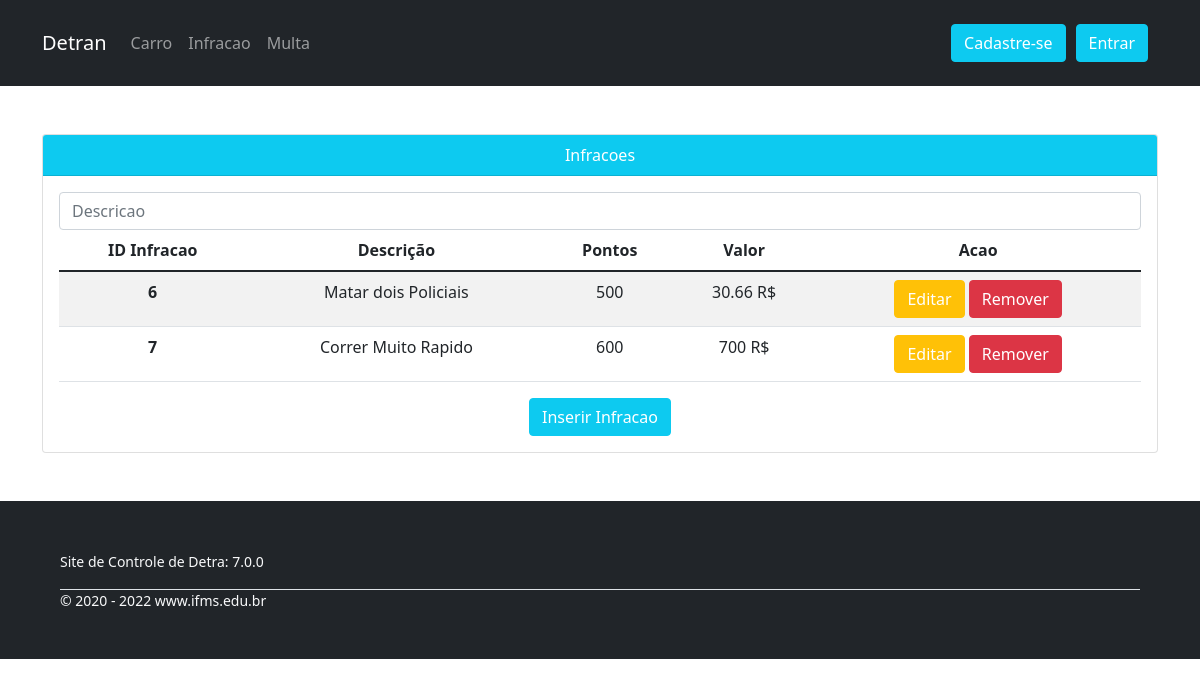
The page /infracoes/ on the database its author committed.
### tables this page shows
CREATE TABLE `tb_infracao` (
  `idtb_infracao` int(10) UNSIGNED NOT NULL,
  `descricao` varchar(200) NOT NULL,
  `pontos` int(11) NOT NULL,
  `valor` double NOT NULL
);

### app/Controllers/Infracoes.php (called while the page is built, shortened)
<?php
class Infracoes extends Controller
{
    private $infracaoServer;
    public function __construct()
    {
        $this->infracaoServer = $this->server('Infracao');
    }
    public function index()
    {
        $dados = $this->infracaoServer->getAllInfracoes();
        $this->view('paginas/viewInfracao', $dados);
    }
}

### app/Libraries/Rota.php (called while the page is built, shortened)
<?php
    class Rota{
        private $metodo = 'index';
        public function __construct(){
            $url = $this->url();
            unset($url[0]);
            $this->controlador = new $this->controlador;
            $this->parametros = $url ? array_values($url) : [];
            call_user_func_array([$this->controlador, $this->metodo], $this->parametros);
        }
        private function url(){
            $url = filter_input(INPUT_GET, 'url', FILTER_SANITIZE_URL);
            if(isset($url)):
                $url = trim(rtrim($url, '/'));
                $url = explode('/', $url);
                return $url;
            endif;
        }
    }
?>

### app/Libraries/Database.php (called while the page is built, shortened)
<?php
    class Database{
        private $host = 'localhost';
        private $user = 'root';
        private $senha = '';
        private $base = 'detran';
        private $porta = '3306';
        private $dbh;
        private $stmt;
        public function __construct(){
            $dsn = "mysql:host=".$this->host.";port=".$this->porta.";dbname=".$this->base;
            $opcoes = [
                PDO::ATTR_PERSISTENT => true,
                PDO::ATTR_ERRMODE => PDO::ERRMODE_EXCEPTION
            ];
            try {
                $this->dbh = new PDO($dsn, $this->user, $this->senha, $opcoes);
            } catch (PDOException $e) {
                print "Error!: " . $e->getMessage() . "<br/>";
                die();
            }
        }
        public function query($sql){
            $this->stmt = $this->dbh->prepare($sql);
        }
        public function executar(){
            return $this->stmt->execute();
        }
        public function resultados(){
            $this->executar();
            return $this->stmt->fetchALL(PDO::FETCH_OBJ);
        }
    }
?>

### app/Servers/serverInfracao.php (called while the page is built, shortened)
<?php
class serverInfracao extends Controller
{
    private $db;
    public function __construct()
    {
        $this->db = new Database();
    }
    public function getAllInfracoes()
    {
        $this->db->query("SELECT * FROM `tb_infracao`");
        return $this->db->resultados();
    }
}

### app/Views/paginas/viewInfracao.php (the view, shortened to what this page needs)
<div class="container py-5 text-center">
    <div class="card">
        <div class="card-header bg-info text-white">
            Infracoes
        </div>
        <div class="card-body">
            <form action="<?= URL ?>/infracoes/search" class="form-inline my-2 my-md-0" method="POST">
                <input name="descricao" class="form-control" placeholder="Descricao">
            </form>
            <table class="table table-striped">
                <thead>
                    <tr>
                        <th scope="col">ID Infracao</th>
                        <th scope="col">Descrição</th>
                        <th scope="col">Pontos</th>
                        <th scope="col">Valor</th>
                        <th scope="col">Acao</th>
                    </tr>
                </thead>
                <tbody>
                    <?php foreach ($dados as $infracao) : ?>
                        <tr>
                            <th scope="row"><?= $infracao->idtb_infracao ?></th>
                            <td><?= $infracao->descricao ?></td>
                            <td><?= $infracao->pontos ?></td>
                            <td><?= $infracao->valor." R$" ?></td>
                            <td>
                                <a class="btn btn-warning text-white" href="<?= URL ?>/infracoes/edit/<?= $infracao->idtb_infracao ?>">Editar</a>
                                <a class="btn btn-danger" href="<?= URL ?>/infracoes/remove/<?= $infracao->idtb_infracao ?>">Remover</a>
                            </td>
                        </tr>
                    <?php endforeach ?>
                </tbody>
            </table>
            <a class="btn btn-info btn-block text-white" href="<?= URL ?>/infracoes/insert">Inserir Infracao</a>
        </div>
    </div>
</div>

### public/index.php (shortened to what this page needs)
<!DOCTYPE html>
<html lang="pt-br">
<head>
    <?php include(PUBLICO.'\css\bootstrapCss.php'); ?>
    <link href="../public/css/container.css" rel="stylesheet">
</head>
<body>
    <?php
        include(APP.'\Views\cabecalho.php');
        $rotas = new Rota();
        include(APP.'\Views\rodape.php');
    ?>
</body>
</html>

### public/css/bootstrapCss.php
<link href="https://cdn.jsdelivr.net/npm/bootstrap@5.1.3/dist/css/bootstrap.min.css" rel="stylesheet">

### app/Views/cabecalho.php (shortened to what this page needs)
<header class="bg-dark" id="topo">
    <div class="container">
        <nav class="navbar navbar-expand-sm navbar-dark">
            <a class="navbar-brand" href="<?= URL ?>">Detran</a>
            <div class="collapse navbar-collapse" id="navbarSupportedContent">
                <ul class="navbar-nav mr-auto">
                    <li class="nav-item">
                        <a class="nav-link" href="<?=URL?>/carros/" data-tooltip="tooltip" title="Carro">Carro</a>
                    </li>
                    <li class="nav-item">
                        <a class="nav-link" href="<?=URL?>/infracoes/" data-tooltip="tooltip" title="Infracao">Infracao</a>
                    </li>
                    <li class="nav-item">
                        <a class="nav-link" href="<?=URL?>/multas/" data-tooltip="tooltip" title="Multa">Multa</a>
                    </li>
                </ul>
                <?php if(isset($_SESSION['usuario_id'])):?>
                    <span class="navbar-text" id="login">
                        <p>Olá, <?=$_SESSION['usuario_nome']?></p>
                        <a class="btn btn-sm btn-danger" href="<?= URL ?>/Usuarios/sair" data-tooltip="tooltip" title="Sair do sistema">Sair</a>
                    </span>
                <?php else: ?>
                <span class="navbar-text" id = "cadastrar">
                    <a class="btn btn-info" href="<?= URL ?>/Usuarios/cadastrar" data-tooltip="tooltip" title="Não tem uma conta? Cadastre-se">Cadastre-se</a>
                    <a class="btn btn-info" href="<?= URL ?>/Usuarios/login" data-tooltip="tooltip" title="Tem uma conta? Faça login">Entrar</a>
                </span>
                <?php endif;?>
            </div>
        </nav>
    </div>
</header>

### app/Libraries/Controller.php (shortened to what this page needs)
<?php
    class Controller{
        public function model($model){
            return new $model;
        }
        public function server($server){
            $server = 'server'.$server;
            return new $server;
        }
        public function view($view, $dados=[]){
            $arquivo = '../app/Views/'.$view.'.php';
            if(file_exists($arquivo)):
                require_once $arquivo;
            else:
                die("O arquivo de view não existe!!!");
            endif;
        }
    }
?>

### app/Views/rodape.php (shortened to what this page needs)
<footer class="bg-dark p-5 text-light" id="rodape">
    <div class="container">
        <small>
            Site de Controle de Detra: <?= APP_VERSAO ?>
            <div class="border-top mt-3">
                &COPY; 2020 - <?= date('Y') ?> www.ifms.edu.br
            </div>
        </small>
    </div>
</footer>

### public/css/container.css (style rules this page uses)
body { margin: 0; width: 100%; }

### app/Views/cabecalho.php (style rules this page uses)
#login, #cadastrar { display: flex; position: absolute; right: 0; }
#cadastrar a { margin-right: 10px; height: 100%; }
#topo { padding: 15px; }

### app/Views/rodape.php (style rules this page uses)
#rodape { position: absolute; width: 100%; }

### rows shown on the page
tb_infracao: idtb_infracao "6", descricao "Matar dois Policiais", pontos "500", valor "30.66"
tb_infracao: idtb_infracao "7", descricao "Correr Muito Rapido", pontos "600", valor "700"

### other values the page prints
APP_VERSAO "7.0.0"
